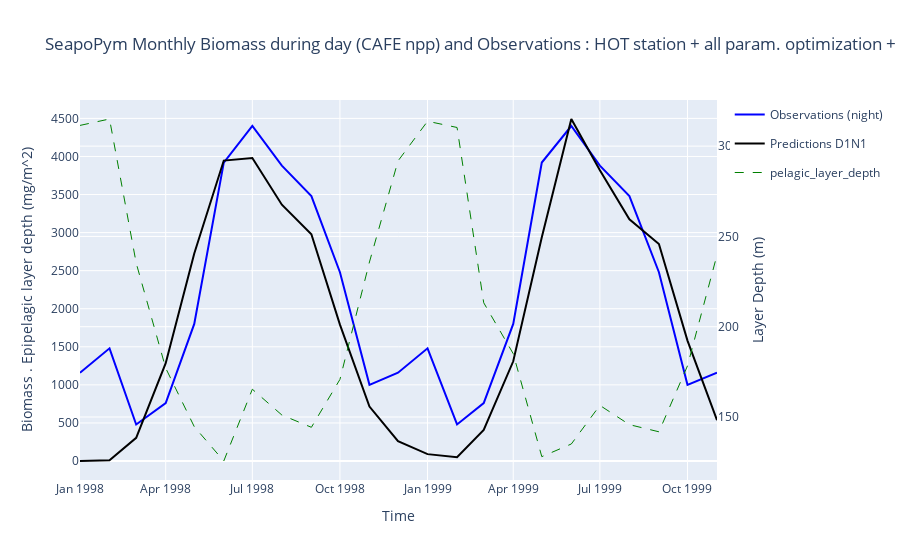

Notebook source saved alongside this figure:
### Code cell
fig = go.Figure(
    layout={
        "title": "SeapoPym Monthly Biomass during day (CAFE npp) and Observations : HOT station + all param. optimization + 2 groups",
        "xaxis": {"title": "Time"},
        "yaxis": {"title": "Biomass . Epipelagic layer depth (mg/m^2)"},
    }
)


# fig.add_trace(
#     go.Scatter(
#         x=monthly_obs_day.index,
#         y=monthly_obs_day,
#         fill=None,
#         mode="lines",
#         line={"color": "red", "width": 1},
#         name="Observations (day)",
#     )
# )

fig.add_trace(
    go.Scatter(
        x=monthly_obs_night.index,
        y=monthly_obs_night,
        # fill="tonexty",
        mode="lines",
        line={"color": "blue", "width": 2},
        name="Observations (night)",
    )
)
fig.add_trace(
    go.Scatter(
        x=monthly_pred_d1n1.index,
        y=monthly_pred_d1n1,
        fill=None,
        mode="lines",
        line={"color": "black"},
        name="Predictions D1N1",
    )
)
# fig.add_trace(
#     go.Scatter(
#         x=(monthly_pred_d1n1 + monthly_pred_d2n1).index,
#         y=(monthly_pred_d1n1 + monthly_pred_d2n1),
#         fill=None,
#         mode="lines",
#         line={"color": "black", "dash": "dash"},
#         name="Predictions D2N1",
#     )
# )
fig.add_trace(px.line(monthly_layer).data[0])
fig.update_traces(
    yaxis="y2",
    selector={"name": "pelagic_layer_depth"},
    line={"color": "green", "width": 1, "dash": "dash"},
)
fig.update_layout(yaxis2={"title": "Layer Depth (m)", "overlaying": "y", "side": "right"})

fig.show()

### Figure 1 — Plotly figure (JSON) as saved in the notebook; plotly's stock layout.template omitted (floating-point values rounded to 4 significant figures)
{"data": [{"line": {"color": "blue", "width": 2}, "mode": "lines", "name": "Observations (night)", "type": "scatter", "x": ["1998-01-01T00:00:00", "1998-02-01T00:00:00", "1998-03-01T00:00:00", "1998-04-01T00:00:00", "1998-05-01T00:00:00", "1998-06-01T00:00:00", "1998-07-01T00:00:00", "1998-08-01T00:00:00", "1998-09-01T00:00:00", "1998-10-01T00:00:00", "1998-11-01T00:00:00", "1998-12-01T00:00:00", "1999-01-01T00:00:00", "1999-02-01T00:00:00", "1999-03-01T00:00:00", "1999-04-01T00:00:00", "1999-05-01T00:00:00", "1999-06-01T00:00:00", "1999-07-01T00:00:00", "1999-08-01T00:00:00", "1999-09-01T00:00:00", "1999-10-01T00:00:00", "1999-11-01T00:00:00"], "y": [1160, 1480.0, 480, 760, 1800, 3920.0, 4400, 3880, 3480, 2480.0, 1000, 1160, 1480.0, 480, 760, 1800, 3920.0, 4400, 3880, 3480, 2480.0, 1000, 1160]}, {"line": {"color": "black"}, "mode": "lines", "name": "Predictions D1N1", "type": "scatter", "x": ["1998-01-01T00:00:00", "1998-02-01T00:00:00", "1998-03-01T00:00:00", "1998-04-01T00:00:00", "1998-05-01T00:00:00", "1998-06-01T00:00:00", "1998-07-01T00:00:00", "1998-08-01T00:00:00", "1998-09-01T00:00:00", "1998-10-01T00:00:00", "1998-11-01T00:00:00", "1998-12-01T00:00:00", "1999-01-01T00:00:00", "1999-02-01T00:00:00", "1999-03-01T00:00:00", "1999-04-01T00:00:00", "1999-05-01T00:00:00", "1999-06-01T00:00:00", "1999-07-01T00:00:00", "1999-08-01T00:00:00", "1999-09-01T00:00:00", "1999-10-01T00:00:00", "1999-11-01T00:00:00"], "y": [0.05914, 9.905, 304.0, 1285.0, 2726.0, 3946.0, 3980.0, 3367.0, 2978.0, 1791.0, 715.3, 260.2, 90.43, 50.28, 409.3, 1310.0, 2938.0, 4492.0, 3818.0, 3175.0, 2850.0, 1582.0, 536.2]}, {"hovertemplate": "variable=pelagic_layer_depth<br>time=%{x}<br>value=%{y}<extra></extra>", "legendgroup": "pelagic_layer_depth", "line": {"color": "green", "dash": "dash", "width": 1}, "marker": {"symbol": "circle"}, "mode": "lines", "name": "pelagic_layer_depth", "orientation": "v", "showlegend": true, "type": "scatter", "x": ["1998-01-01T00:00:00", "1998-02-01T00:00:00", "1998-03-01T00:00:00", "1998-04-01T00:00:00", "1998-05-01T00:00:00", "1998-06-01T00:00:00", "1998-07-01T00:00:00", "1998-08-01T00:00:00", "1998-09-01T00:00:00", "1998-10-01T00:00:00", "1998-11-01T00:00:00", "1998-12-01T00:00:00", "1999-01-01T00:00:00", "1999-02-01T00:00:00", "1999-03-01T00:00:00", "1999-04-01T00:00:00", "1999-05-01T00:00:00", "1999-06-01T00:00:00", "1999-07-01T00:00:00", "1999-08-01T00:00:00", "1999-09-01T00:00:00", "1999-10-01T00:00:00", "1999-11-01T00:00:00"], "xaxis": "x", "y": [311.5, 315.0, 235.3, 177.1, 144.6, 125.6, 165.4, 151.1, 144.3, 170.8, 235.8, 291.8, 313.8, 310.3, 213.2, 185.0, 128.0, 135.0, 156.4, 145.7, 141.8, 178.3, 239.8], "yaxis": "y2"}], "layout": {"title": {"text": "SeapoPym Monthly Biomass during day (CAFE npp) and Observations : HOT station + all param. optimization + 2 groups"}, "xaxis": {"title": {"text": "Time"}}, "yaxis": {"title": {"text": "Biomass . Epipelagic layer depth (mg/m^2)"}}, "yaxis2": {"overlaying": "y", "side": "right", "title": {"text": "Layer Depth (m)"}}}}
